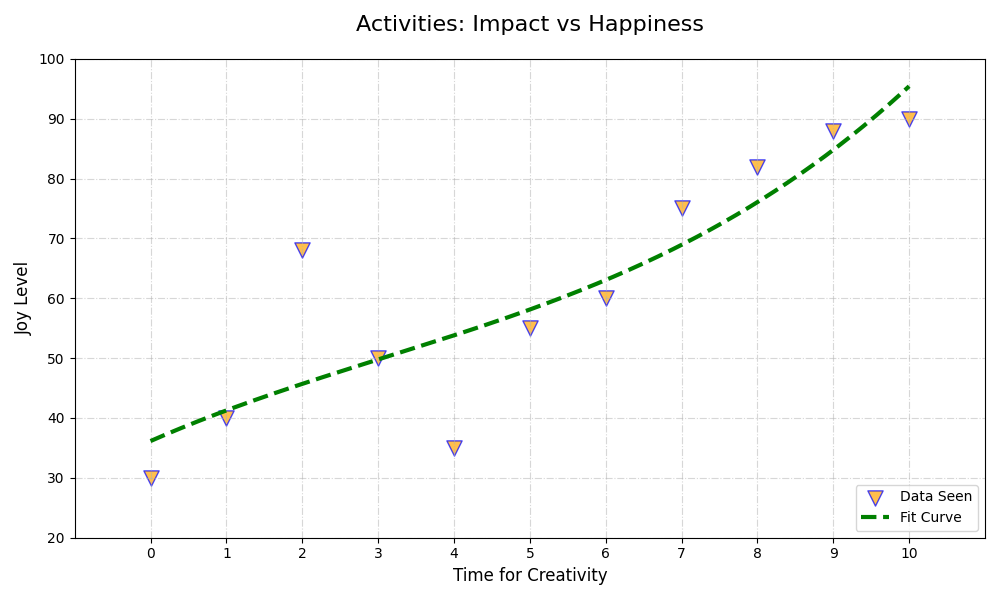

Generate this figure with Python:
import matplotlib.pyplot as plt
import numpy as np
from scipy.optimize import curve_fit

creative_hours = np.array([0, 1, 6, 3, 4, 5, 2, 7, 8, 10, 9])
happiness_levels = np.array([30, 40, 60, 50, 35, 55, 68, 75, 82, 90, 88])

def cubic_fit(x, a, b, c, d):
    return a * x**3 + b * x**2 + c * x + d

cubic_params, _ = curve_fit(cubic_fit, creative_hours, happiness_levels)

hours_range = np.linspace(min(creative_hours), max(creative_hours), 300)
fitting_curve = cubic_fit(hours_range, *cubic_params)

plt.figure(figsize=(10, 6))
plt.scatter(
    creative_hours, happiness_levels,
    color='orange', label='Data Seen',
    alpha=0.7, edgecolors='blue', s=120, marker='v'
)
plt.plot(
    hours_range, fitting_curve,
    color='green', linestyle='--', linewidth=3, label='Fit Curve'
)
plt.title("Activities: Impact vs Happiness", fontsize=16, pad=20)
plt.xlabel("Time for Creativity", fontsize=12)
plt.ylabel("Joy Level", fontsize=12)
plt.legend(loc='lower right')
plt.grid(True, linestyle='-.', alpha=0.5)
plt.xlim(min(creative_hours) - 1, max(creative_hours) + 1)
plt.ylim(20, 100)
plt.xticks(np.arange(0, 11, 1))
plt.yticks(np.arange(20, 101, 10))
plt.tight_layout()
plt.show()
